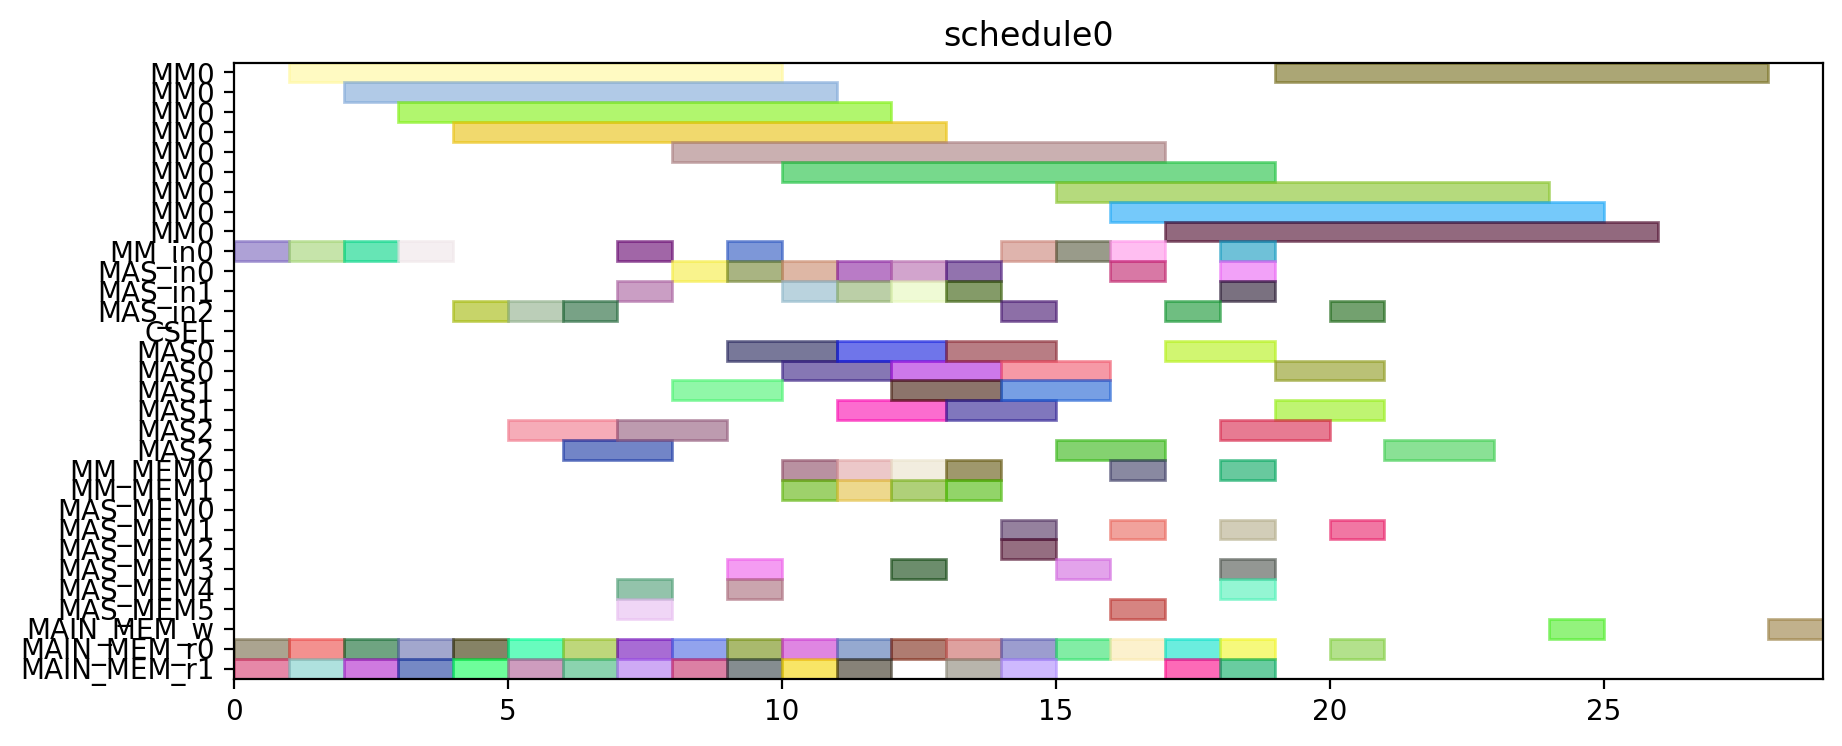

Recreate this plot in Python.
from pyschedule import Scenario, solvers, plotters, alt


def solve():
	horizon = 120
	S = Scenario("schedule0", horizon=horizon)

	# resource
	MM = S.Resources('MM', num=1, size=9)
	MM_in = S.Resources('MM_in', num=1)
	MAS_in = S.Resources('MAS_in', num=3)
	CSEL = S.Resource('CSEL')
	MAS = S.Resources('MAS', num=3, size=2, periods=range(1, horizon))
	MM_MEM = S.Resources('MM_MEM', num=2)
	MAS_MEM = S.Resources('MAS_MEM', num=6)
	MAIN_MEM_w = S.Resource('MAIN_MEM_w', size=1)
	MAIN_MEM_r = S.Resources('MAIN_MEM_r', num=2)

	# result of previous scheduling

	# new tasks
	t0_t0 = S.Task('t0_t0', length=9, delay_cost=1)
	t0_t0 += alt(MM)
	t0_t0_in = S.Task('t0_t0_in', length=1, delay_cost=1)
	t0_t0_in += alt(MM_in)
	S += t0_t0_in*MM_in[0]<=t0_t0*MM[0]
	t0_t0_mem0 = S.Task('t0_t0_mem0', length=1, delay_cost=1)
	t0_t0_mem0 += MAIN_MEM_r[0]
	S += t0_t0_mem0 <= t0_t0

	t0_t0_mem1 = S.Task('t0_t0_mem1', length=1, delay_cost=1)
	t0_t0_mem1 += MAIN_MEM_r[1]
	S += t0_t0_mem1 <= t0_t0

	t0_t1 = S.Task('t0_t1', length=9, delay_cost=1)
	t0_t1 += alt(MM)
	t0_t1_in = S.Task('t0_t1_in', length=1, delay_cost=1)
	t0_t1_in += alt(MM_in)
	S += t0_t1_in*MM_in[0]<=t0_t1*MM[0]
	t0_t1_mem0 = S.Task('t0_t1_mem0', length=1, delay_cost=1)
	t0_t1_mem0 += MAIN_MEM_r[0]
	S += t0_t1_mem0 <= t0_t1

	t0_t1_mem1 = S.Task('t0_t1_mem1', length=1, delay_cost=1)
	t0_t1_mem1 += MAIN_MEM_r[1]
	S += t0_t1_mem1 <= t0_t1

	t0_t2 = S.Task('t0_t2', length=2, delay_cost=1)
	t0_t2 += alt(MAS)
	t0_t2_in = S.Task('t0_t2_in', length=1, delay_cost=1)
	t0_t2_in += alt(MAS_in)
	S += t0_t2_in*MAS_in[0]<=t0_t2*MAS[0]

	S += t0_t2_in*MAS_in[1]<=t0_t2*MAS[1]

	S += t0_t2_in*MAS_in[2]<=t0_t2*MAS[2]

	t0_t2_mem0 = S.Task('t0_t2_mem0', length=1, delay_cost=1)
	t0_t2_mem0 += MAIN_MEM_r[0]
	S += t0_t2_mem0 <= t0_t2

	t0_t2_mem1 = S.Task('t0_t2_mem1', length=1, delay_cost=1)
	t0_t2_mem1 += MAIN_MEM_r[1]
	S += t0_t2_mem1 <= t0_t2

	t0_t3 = S.Task('t0_t3', length=2, delay_cost=1)
	t0_t3 += alt(MAS)
	t0_t3_in = S.Task('t0_t3_in', length=1, delay_cost=1)
	t0_t3_in += alt(MAS_in)
	S += t0_t3_in*MAS_in[0]<=t0_t3*MAS[0]

	S += t0_t3_in*MAS_in[1]<=t0_t3*MAS[1]

	S += t0_t3_in*MAS_in[2]<=t0_t3*MAS[2]

	t0_t3_mem0 = S.Task('t0_t3_mem0', length=1, delay_cost=1)
	t0_t3_mem0 += MAIN_MEM_r[0]
	S += t0_t3_mem0 <= t0_t3

	t0_t3_mem1 = S.Task('t0_t3_mem1', length=1, delay_cost=1)
	t0_t3_mem1 += MAIN_MEM_r[1]
	S += t0_t3_mem1 <= t0_t3

	t2_t0 = S.Task('t2_t0', length=9, delay_cost=1)
	t2_t0 += alt(MM)
	t2_t0_in = S.Task('t2_t0_in', length=1, delay_cost=1)
	t2_t0_in += alt(MM_in)
	S += t2_t0_in*MM_in[0]<=t2_t0*MM[0]
	t2_t0_mem0 = S.Task('t2_t0_mem0', length=1, delay_cost=1)
	t2_t0_mem0 += MAIN_MEM_r[0]
	S += t2_t0_mem0 <= t2_t0

	t2_t0_mem1 = S.Task('t2_t0_mem1', length=1, delay_cost=1)
	t2_t0_mem1 += MAIN_MEM_r[1]
	S += t2_t0_mem1 <= t2_t0

	t2_t1 = S.Task('t2_t1', length=9, delay_cost=1)
	t2_t1 += alt(MM)
	t2_t1_in = S.Task('t2_t1_in', length=1, delay_cost=1)
	t2_t1_in += alt(MM_in)
	S += t2_t1_in*MM_in[0]<=t2_t1*MM[0]
	t2_t1_mem0 = S.Task('t2_t1_mem0', length=1, delay_cost=1)
	t2_t1_mem0 += MAIN_MEM_r[0]
	S += t2_t1_mem0 <= t2_t1

	t2_t1_mem1 = S.Task('t2_t1_mem1', length=1, delay_cost=1)
	t2_t1_mem1 += MAIN_MEM_r[1]
	S += t2_t1_mem1 <= t2_t1

	t2_t2 = S.Task('t2_t2', length=2, delay_cost=1)
	t2_t2 += alt(MAS)
	t2_t2_in = S.Task('t2_t2_in', length=1, delay_cost=1)
	t2_t2_in += alt(MAS_in)
	S += t2_t2_in*MAS_in[0]<=t2_t2*MAS[0]

	S += t2_t2_in*MAS_in[1]<=t2_t2*MAS[1]

	S += t2_t2_in*MAS_in[2]<=t2_t2*MAS[2]

	t2_t2_mem0 = S.Task('t2_t2_mem0', length=1, delay_cost=1)
	t2_t2_mem0 += MAIN_MEM_r[0]
	S += t2_t2_mem0 <= t2_t2

	t2_t2_mem1 = S.Task('t2_t2_mem1', length=1, delay_cost=1)
	t2_t2_mem1 += MAIN_MEM_r[1]
	S += t2_t2_mem1 <= t2_t2

	t2_t3 = S.Task('t2_t3', length=2, delay_cost=1)
	t2_t3 += alt(MAS)
	t2_t3_in = S.Task('t2_t3_in', length=1, delay_cost=1)
	t2_t3_in += alt(MAS_in)
	S += t2_t3_in*MAS_in[0]<=t2_t3*MAS[0]

	S += t2_t3_in*MAS_in[1]<=t2_t3*MAS[1]

	S += t2_t3_in*MAS_in[2]<=t2_t3*MAS[2]

	t2_t3_mem0 = S.Task('t2_t3_mem0', length=1, delay_cost=1)
	t2_t3_mem0 += MAIN_MEM_r[0]
	S += t2_t3_mem0 <= t2_t3

	t2_t3_mem1 = S.Task('t2_t3_mem1', length=1, delay_cost=1)
	t2_t3_mem1 += MAIN_MEM_r[1]
	S += t2_t3_mem1 <= t2_t3

	t7_t2 = S.Task('t7_t2', length=2, delay_cost=1)
	t7_t2 += alt(MAS)
	t7_t2_in = S.Task('t7_t2_in', length=1, delay_cost=1)
	t7_t2_in += alt(MAS_in)
	S += t7_t2_in*MAS_in[0]<=t7_t2*MAS[0]

	S += t7_t2_in*MAS_in[1]<=t7_t2*MAS[1]

	S += t7_t2_in*MAS_in[2]<=t7_t2*MAS[2]

	t7_t2_mem0 = S.Task('t7_t2_mem0', length=1, delay_cost=1)
	t7_t2_mem0 += MAIN_MEM_r[0]
	S += t7_t2_mem0 <= t7_t2

	t7_t2_mem1 = S.Task('t7_t2_mem1', length=1, delay_cost=1)
	t7_t2_mem1 += MAIN_MEM_r[1]
	S += t7_t2_mem1 <= t7_t2

	t9_t2 = S.Task('t9_t2', length=2, delay_cost=1)
	t9_t2 += alt(MAS)
	t9_t2_in = S.Task('t9_t2_in', length=1, delay_cost=1)
	t9_t2_in += alt(MAS_in)
	S += t9_t2_in*MAS_in[0]<=t9_t2*MAS[0]

	S += t9_t2_in*MAS_in[1]<=t9_t2*MAS[1]

	S += t9_t2_in*MAS_in[2]<=t9_t2*MAS[2]

	t9_t2_mem0 = S.Task('t9_t2_mem0', length=1, delay_cost=1)
	t9_t2_mem0 += MAIN_MEM_r[0]
	S += t9_t2_mem0 <= t9_t2

	t9_t2_mem1 = S.Task('t9_t2_mem1', length=1, delay_cost=1)
	t9_t2_mem1 += MAIN_MEM_r[1]
	S += t9_t2_mem1 <= t9_t2

	t14_t2 = S.Task('t14_t2', length=2, delay_cost=1)
	t14_t2 += alt(MAS)
	t14_t2_in = S.Task('t14_t2_in', length=1, delay_cost=1)
	t14_t2_in += alt(MAS_in)
	S += t14_t2_in*MAS_in[0]<=t14_t2*MAS[0]

	S += t14_t2_in*MAS_in[1]<=t14_t2*MAS[1]

	S += t14_t2_in*MAS_in[2]<=t14_t2*MAS[2]

	t14_t2_mem0 = S.Task('t14_t2_mem0', length=1, delay_cost=1)
	t14_t2_mem0 += MAIN_MEM_r[0]
	S += t14_t2_mem0 <= t14_t2

	t14_t2_mem1 = S.Task('t14_t2_mem1', length=1, delay_cost=1)
	t14_t2_mem1 += MAIN_MEM_r[1]
	S += t14_t2_mem1 <= t14_t2

	new_TZ_t2 = S.Task('new_TZ_t2', length=2, delay_cost=1)
	new_TZ_t2 += alt(MAS)
	new_TZ_t2_in = S.Task('new_TZ_t2_in', length=1, delay_cost=1)
	new_TZ_t2_in += alt(MAS_in)
	S += new_TZ_t2_in*MAS_in[0]<=new_TZ_t2*MAS[0]

	S += new_TZ_t2_in*MAS_in[1]<=new_TZ_t2*MAS[1]

	S += new_TZ_t2_in*MAS_in[2]<=new_TZ_t2*MAS[2]

	new_TZ_t2_mem0 = S.Task('new_TZ_t2_mem0', length=1, delay_cost=1)
	new_TZ_t2_mem0 += MAIN_MEM_r[0]
	S += new_TZ_t2_mem0 <= new_TZ_t2

	new_TZ_t2_mem1 = S.Task('new_TZ_t2_mem1', length=1, delay_cost=1)
	new_TZ_t2_mem1 += MAIN_MEM_r[1]
	S += new_TZ_t2_mem1 <= new_TZ_t2

	t16_t2 = S.Task('t16_t2', length=2, delay_cost=1)
	t16_t2 += alt(MAS)
	t16_t2_in = S.Task('t16_t2_in', length=1, delay_cost=1)
	t16_t2_in += alt(MAS_in)
	S += t16_t2_in*MAS_in[0]<=t16_t2*MAS[0]

	S += t16_t2_in*MAS_in[1]<=t16_t2*MAS[1]

	S += t16_t2_in*MAS_in[2]<=t16_t2*MAS[2]

	t16_t2_mem0 = S.Task('t16_t2_mem0', length=1, delay_cost=1)
	t16_t2_mem0 += MAIN_MEM_r[0]
	S += t16_t2_mem0 <= t16_t2

	t16_t2_mem1 = S.Task('t16_t2_mem1', length=1, delay_cost=1)
	t16_t2_mem1 += MAIN_MEM_r[1]
	S += t16_t2_mem1 <= t16_t2

	t17_t2 = S.Task('t17_t2', length=2, delay_cost=1)
	t17_t2 += alt(MAS)
	t17_t2_in = S.Task('t17_t2_in', length=1, delay_cost=1)
	t17_t2_in += alt(MAS_in)
	S += t17_t2_in*MAS_in[0]<=t17_t2*MAS[0]

	S += t17_t2_in*MAS_in[1]<=t17_t2*MAS[1]

	S += t17_t2_in*MAS_in[2]<=t17_t2*MAS[2]

	t17_t2_mem0 = S.Task('t17_t2_mem0', length=1, delay_cost=1)
	t17_t2_mem0 += MAIN_MEM_r[0]
	S += t17_t2_mem0 <= t17_t2

	t17_t2_mem1 = S.Task('t17_t2_mem1', length=1, delay_cost=1)
	t17_t2_mem1 += MAIN_MEM_r[1]
	S += t17_t2_mem1 <= t17_t2

	t0_t4 = S.Task('t0_t4', length=9, delay_cost=1)
	t0_t4 += alt(MM)
	t0_t4_in = S.Task('t0_t4_in', length=1, delay_cost=1)
	t0_t4_in += alt(MM_in)
	S += t0_t4_in*MM_in[0]<=t0_t4*MM[0]
	t0_t4_mem0 = S.Task('t0_t4_mem0', length=1, delay_cost=1)
	t0_t4_mem0 += alt(MAS_MEM)
	S += (t0_t2*MAS[0])-1 < t0_t4_mem0*MAS_MEM[0]
	S += (t0_t2*MAS[1])-1 < t0_t4_mem0*MAS_MEM[2]
	S += (t0_t2*MAS[2])-1 < t0_t4_mem0*MAS_MEM[4]
	S += t0_t4_mem0 <= t0_t4

	t0_t4_mem1 = S.Task('t0_t4_mem1', length=1, delay_cost=1)
	t0_t4_mem1 += alt(MAS_MEM)
	S += (t0_t3*MAS[0])-1 < t0_t4_mem1*MAS_MEM[1]
	S += (t0_t3*MAS[1])-1 < t0_t4_mem1*MAS_MEM[3]
	S += (t0_t3*MAS[2])-1 < t0_t4_mem1*MAS_MEM[5]
	S += t0_t4_mem1 <= t0_t4

	t00 = S.Task('t00', length=2, delay_cost=1)
	t00 += alt(MAS)
	t00_in = S.Task('t00_in', length=1, delay_cost=1)
	t00_in += alt(MAS_in)
	S += t00_in*MAS_in[0]<=t00*MAS[0]

	S += t00_in*MAS_in[1]<=t00*MAS[1]

	S += t00_in*MAS_in[2]<=t00*MAS[2]

	t00_mem0 = S.Task('t00_mem0', length=1, delay_cost=1)
	t00_mem0 += alt(MM_MEM)
	S += (t0_t0*MM[0])-1 < t00_mem0*MM_MEM[0]
	S += t00_mem0 <= t00

	t00_mem1 = S.Task('t00_mem1', length=1, delay_cost=1)
	t00_mem1 += alt(MM_MEM)
	S += (t0_t1*MM[0])-1 < t00_mem1*MM_MEM[1]
	S += t00_mem1 <= t00

	t0_t5 = S.Task('t0_t5', length=2, delay_cost=1)
	t0_t5 += alt(MAS)
	t0_t5_in = S.Task('t0_t5_in', length=1, delay_cost=1)
	t0_t5_in += alt(MAS_in)
	S += t0_t5_in*MAS_in[0]<=t0_t5*MAS[0]

	S += t0_t5_in*MAS_in[1]<=t0_t5*MAS[1]

	S += t0_t5_in*MAS_in[2]<=t0_t5*MAS[2]

	t0_t5_mem0 = S.Task('t0_t5_mem0', length=1, delay_cost=1)
	t0_t5_mem0 += alt(MM_MEM)
	S += (t0_t0*MM[0])-1 < t0_t5_mem0*MM_MEM[0]
	S += t0_t5_mem0 <= t0_t5

	t0_t5_mem1 = S.Task('t0_t5_mem1', length=1, delay_cost=1)
	t0_t5_mem1 += alt(MM_MEM)
	S += (t0_t1*MM[0])-1 < t0_t5_mem1*MM_MEM[1]
	S += t0_t5_mem1 <= t0_t5

	t2_t4 = S.Task('t2_t4', length=9, delay_cost=1)
	t2_t4 += alt(MM)
	t2_t4_in = S.Task('t2_t4_in', length=1, delay_cost=1)
	t2_t4_in += alt(MM_in)
	S += t2_t4_in*MM_in[0]<=t2_t4*MM[0]
	t2_t4_mem0 = S.Task('t2_t4_mem0', length=1, delay_cost=1)
	t2_t4_mem0 += alt(MAS_MEM)
	S += (t2_t2*MAS[0])-1 < t2_t4_mem0*MAS_MEM[0]
	S += (t2_t2*MAS[1])-1 < t2_t4_mem0*MAS_MEM[2]
	S += (t2_t2*MAS[2])-1 < t2_t4_mem0*MAS_MEM[4]
	S += t2_t4_mem0 <= t2_t4

	t2_t4_mem1 = S.Task('t2_t4_mem1', length=1, delay_cost=1)
	t2_t4_mem1 += alt(MAS_MEM)
	S += (t2_t3*MAS[0])-1 < t2_t4_mem1*MAS_MEM[1]
	S += (t2_t3*MAS[1])-1 < t2_t4_mem1*MAS_MEM[3]
	S += (t2_t3*MAS[2])-1 < t2_t4_mem1*MAS_MEM[5]
	S += t2_t4_mem1 <= t2_t4

	t20 = S.Task('t20', length=2, delay_cost=1)
	t20 += alt(MAS)
	t20_in = S.Task('t20_in', length=1, delay_cost=1)
	t20_in += alt(MAS_in)
	S += t20_in*MAS_in[0]<=t20*MAS[0]

	S += t20_in*MAS_in[1]<=t20*MAS[1]

	S += t20_in*MAS_in[2]<=t20*MAS[2]

	t20_mem0 = S.Task('t20_mem0', length=1, delay_cost=1)
	t20_mem0 += alt(MM_MEM)
	S += (t2_t0*MM[0])-1 < t20_mem0*MM_MEM[0]
	S += t20_mem0 <= t20

	t20_mem1 = S.Task('t20_mem1', length=1, delay_cost=1)
	t20_mem1 += alt(MM_MEM)
	S += (t2_t1*MM[0])-1 < t20_mem1*MM_MEM[1]
	S += t20_mem1 <= t20

	t2_t5 = S.Task('t2_t5', length=2, delay_cost=1)
	t2_t5 += alt(MAS)
	t2_t5_in = S.Task('t2_t5_in', length=1, delay_cost=1)
	t2_t5_in += alt(MAS_in)
	S += t2_t5_in*MAS_in[0]<=t2_t5*MAS[0]

	S += t2_t5_in*MAS_in[1]<=t2_t5*MAS[1]

	S += t2_t5_in*MAS_in[2]<=t2_t5*MAS[2]

	t2_t5_mem0 = S.Task('t2_t5_mem0', length=1, delay_cost=1)
	t2_t5_mem0 += alt(MM_MEM)
	S += (t2_t0*MM[0])-1 < t2_t5_mem0*MM_MEM[0]
	S += t2_t5_mem0 <= t2_t5

	t2_t5_mem1 = S.Task('t2_t5_mem1', length=1, delay_cost=1)
	t2_t5_mem1 += alt(MM_MEM)
	S += (t2_t1*MM[0])-1 < t2_t5_mem1*MM_MEM[1]
	S += t2_t5_mem1 <= t2_t5

	t01 = S.Task('t01', length=2, delay_cost=1)
	t01 += alt(MAS)
	t01_in = S.Task('t01_in', length=1, delay_cost=1)
	t01_in += alt(MAS_in)
	S += t01_in*MAS_in[0]<=t01*MAS[0]

	S += t01_in*MAS_in[1]<=t01*MAS[1]

	S += t01_in*MAS_in[2]<=t01*MAS[2]

	t01_mem0 = S.Task('t01_mem0', length=1, delay_cost=1)
	t01_mem0 += alt(MM_MEM)
	S += (t0_t4*MM[0])-1 < t01_mem0*MM_MEM[0]
	S += t01_mem0 <= t01

	t01_mem1 = S.Task('t01_mem1', length=1, delay_cost=1)
	t01_mem1 += alt(MAS_MEM)
	S += (t0_t5*MAS[0])-1 < t01_mem1*MAS_MEM[1]
	S += (t0_t5*MAS[1])-1 < t01_mem1*MAS_MEM[3]
	S += (t0_t5*MAS[2])-1 < t01_mem1*MAS_MEM[5]
	S += t01_mem1 <= t01

	t10 = S.Task('t10', length=2, delay_cost=1)
	t10 += alt(MAS)
	t10_in = S.Task('t10_in', length=1, delay_cost=1)
	t10_in += alt(MAS_in)
	S += t10_in*MAS_in[0]<=t10*MAS[0]

	S += t10_in*MAS_in[1]<=t10*MAS[1]

	S += t10_in*MAS_in[2]<=t10*MAS[2]

	t10_mem0 = S.Task('t10_mem0', length=1, delay_cost=1)
	t10_mem0 += MAIN_MEM_r[0]
	S += t10_mem0 <= t10

	t10_mem1 = S.Task('t10_mem1', length=1, delay_cost=1)
	t10_mem1 += alt(MAS_MEM)
	S += (t00*MAS[0])-1 < t10_mem1*MAS_MEM[1]
	S += (t00*MAS[1])-1 < t10_mem1*MAS_MEM[3]
	S += (t00*MAS[2])-1 < t10_mem1*MAS_MEM[5]
	S += t10_mem1 <= t10

	t21 = S.Task('t21', length=2, delay_cost=1)
	t21 += alt(MAS)
	t21_in = S.Task('t21_in', length=1, delay_cost=1)
	t21_in += alt(MAS_in)
	S += t21_in*MAS_in[0]<=t21*MAS[0]

	S += t21_in*MAS_in[1]<=t21*MAS[1]

	S += t21_in*MAS_in[2]<=t21*MAS[2]

	t21_mem0 = S.Task('t21_mem0', length=1, delay_cost=1)
	t21_mem0 += alt(MM_MEM)
	S += (t2_t4*MM[0])-1 < t21_mem0*MM_MEM[0]
	S += t21_mem0 <= t21

	t21_mem1 = S.Task('t21_mem1', length=1, delay_cost=1)
	t21_mem1 += alt(MAS_MEM)
	S += (t2_t5*MAS[0])-1 < t21_mem1*MAS_MEM[1]
	S += (t2_t5*MAS[1])-1 < t21_mem1*MAS_MEM[3]
	S += (t2_t5*MAS[2])-1 < t21_mem1*MAS_MEM[5]
	S += t21_mem1 <= t21

	t30 = S.Task('t30', length=2, delay_cost=1)
	t30 += alt(MAS)
	t30_in = S.Task('t30_in', length=1, delay_cost=1)
	t30_in += alt(MAS_in)
	S += t30_in*MAS_in[0]<=t30*MAS[0]

	S += t30_in*MAS_in[1]<=t30*MAS[1]

	S += t30_in*MAS_in[2]<=t30*MAS[2]

	t30_mem0 = S.Task('t30_mem0', length=1, delay_cost=1)
	t30_mem0 += MAIN_MEM_r[0]
	S += t30_mem0 <= t30

	t30_mem1 = S.Task('t30_mem1', length=1, delay_cost=1)
	t30_mem1 += alt(MAS_MEM)
	S += (t20*MAS[0])-1 < t30_mem1*MAS_MEM[1]
	S += (t20*MAS[1])-1 < t30_mem1*MAS_MEM[3]
	S += (t20*MAS[2])-1 < t30_mem1*MAS_MEM[5]
	S += t30_mem1 <= t30

	t11 = S.Task('t11', length=2, delay_cost=1)
	t11 += alt(MAS)
	t11_in = S.Task('t11_in', length=1, delay_cost=1)
	t11_in += alt(MAS_in)
	S += t11_in*MAS_in[0]<=t11*MAS[0]

	S += t11_in*MAS_in[1]<=t11*MAS[1]

	S += t11_in*MAS_in[2]<=t11*MAS[2]

	t11_mem0 = S.Task('t11_mem0', length=1, delay_cost=1)
	t11_mem0 += MAIN_MEM_r[0]
	S += t11_mem0 <= t11

	t11_mem1 = S.Task('t11_mem1', length=1, delay_cost=1)
	t11_mem1 += alt(MAS_MEM)
	S += (t01*MAS[0])-1 < t11_mem1*MAS_MEM[1]
	S += (t01*MAS[1])-1 < t11_mem1*MAS_MEM[3]
	S += (t01*MAS[2])-1 < t11_mem1*MAS_MEM[5]
	S += t11_mem1 <= t11

	t31 = S.Task('t31', length=2, delay_cost=1)
	t31 += alt(MAS)
	t31_in = S.Task('t31_in', length=1, delay_cost=1)
	t31_in += alt(MAS_in)
	S += t31_in*MAS_in[0]<=t31*MAS[0]

	S += t31_in*MAS_in[1]<=t31*MAS[1]

	S += t31_in*MAS_in[2]<=t31*MAS[2]

	t31_mem0 = S.Task('t31_mem0', length=1, delay_cost=1)
	t31_mem0 += MAIN_MEM_r[0]
	S += t31_mem0 <= t31

	t31_mem1 = S.Task('t31_mem1', length=1, delay_cost=1)
	t31_mem1 += alt(MAS_MEM)
	S += (t21*MAS[0])-1 < t31_mem1*MAS_MEM[1]
	S += (t21*MAS[1])-1 < t31_mem1*MAS_MEM[3]
	S += (t21*MAS[2])-1 < t31_mem1*MAS_MEM[5]
	S += t31_mem1 <= t31

	c010 = S.Task('c010', length=9, delay_cost=1)
	c010 += alt(MM)
	c010_in = S.Task('c010_in', length=1, delay_cost=1)
	c010_in += alt(MM_in)
	S += c010_in*MM_in[0]<=c010*MM[0]
	S += 0<c010

	c010_w = S.Task('c010_w', length=1, delay_cost=1)
	c010_w += alt(MAIN_MEM_w)
	S += c010 <= c010_w

	c010_mem0 = S.Task('c010_mem0', length=1, delay_cost=1)
	c010_mem0 += alt(MAS_MEM)
	S += (t30*MAS[0])-1 < c010_mem0*MAS_MEM[0]
	S += (t30*MAS[1])-1 < c010_mem0*MAS_MEM[2]
	S += (t30*MAS[2])-1 < c010_mem0*MAS_MEM[4]
	S += c010_mem0 <= c010

	c010_mem1 = S.Task('c010_mem1', length=1, delay_cost=1)
	c010_mem1 += MAIN_MEM_r[1]
	S += c010_mem1 <= c010

	c200 = S.Task('c200', length=9, delay_cost=1)
	c200 += alt(MM)
	c200_in = S.Task('c200_in', length=1, delay_cost=1)
	c200_in += alt(MM_in)
	S += c200_in*MM_in[0]<=c200*MM[0]
	S += 0<c200

	c200_w = S.Task('c200_w', length=1, delay_cost=1)
	c200_w += alt(MAIN_MEM_w)
	S += c200 <= c200_w

	c200_mem0 = S.Task('c200_mem0', length=1, delay_cost=1)
	c200_mem0 += alt(MAS_MEM)
	S += (t10*MAS[0])-1 < c200_mem0*MAS_MEM[0]
	S += (t10*MAS[1])-1 < c200_mem0*MAS_MEM[2]
	S += (t10*MAS[2])-1 < c200_mem0*MAS_MEM[4]
	S += c200_mem0 <= c200

	c200_mem1 = S.Task('c200_mem1', length=1, delay_cost=1)
	c200_mem1 += MAIN_MEM_r[1]
	S += c200_mem1 <= c200

	t16_t0 = S.Task('t16_t0', length=9, delay_cost=1)
	t16_t0 += alt(MM)
	t16_t0_in = S.Task('t16_t0_in', length=1, delay_cost=1)
	t16_t0_in += alt(MM_in)
	S += t16_t0_in*MM_in[0]<=t16_t0*MM[0]
	t16_t0_mem0 = S.Task('t16_t0_mem0', length=1, delay_cost=1)
	t16_t0_mem0 += MAIN_MEM_r[0]
	S += t16_t0_mem0 <= t16_t0

	t16_t0_mem1 = S.Task('t16_t0_mem1', length=1, delay_cost=1)
	t16_t0_mem1 += alt(MAS_MEM)
	S += (t30*MAS[0])-1 < t16_t0_mem1*MAS_MEM[1]
	S += (t30*MAS[1])-1 < t16_t0_mem1*MAS_MEM[3]
	S += (t30*MAS[2])-1 < t16_t0_mem1*MAS_MEM[5]
	S += t16_t0_mem1 <= t16_t0

	t17_t0 = S.Task('t17_t0', length=9, delay_cost=1)
	t17_t0 += alt(MM)
	t17_t0_in = S.Task('t17_t0_in', length=1, delay_cost=1)
	t17_t0_in += alt(MM_in)
	S += t17_t0_in*MM_in[0]<=t17_t0*MM[0]
	t17_t0_mem0 = S.Task('t17_t0_mem0', length=1, delay_cost=1)
	t17_t0_mem0 += MAIN_MEM_r[0]
	S += t17_t0_mem0 <= t17_t0

	t17_t0_mem1 = S.Task('t17_t0_mem1', length=1, delay_cost=1)
	t17_t0_mem1 += alt(MAS_MEM)
	S += (t10*MAS[0])-1 < t17_t0_mem1*MAS_MEM[1]
	S += (t10*MAS[1])-1 < t17_t0_mem1*MAS_MEM[3]
	S += (t10*MAS[2])-1 < t17_t0_mem1*MAS_MEM[5]
	S += t17_t0_mem1 <= t17_t0

	solvers.mip.solve(S,msg=1,kind='CPLEX',ratio_gap=1.01)

	solution = [['hoge']*len(S.solution()[1]) for i in range(len(S.solution()))]
	for i in range(len(S.solution())):
		for j in range(len(S.solution()[i])):
			solution[i][j]=str(S.solution()[i][j])
	print(solution)

	cycles = int(solution[-1][3])

	pic_file_name = "/mnt/rose/usr1/fukuda/ABE/multiRAM_multiMAS_16mux/scheduling_result/stage9MM1_stage2MAS3/EP2_ADD_w_EVAL/schedule0.png"
	if(S.solution() != []):
		plotters.matplotlib.plot(S,img_filename=pic_file_name, show_task_labels=False, fig_size=(cycles*0.25+3, 4))

	return solution
